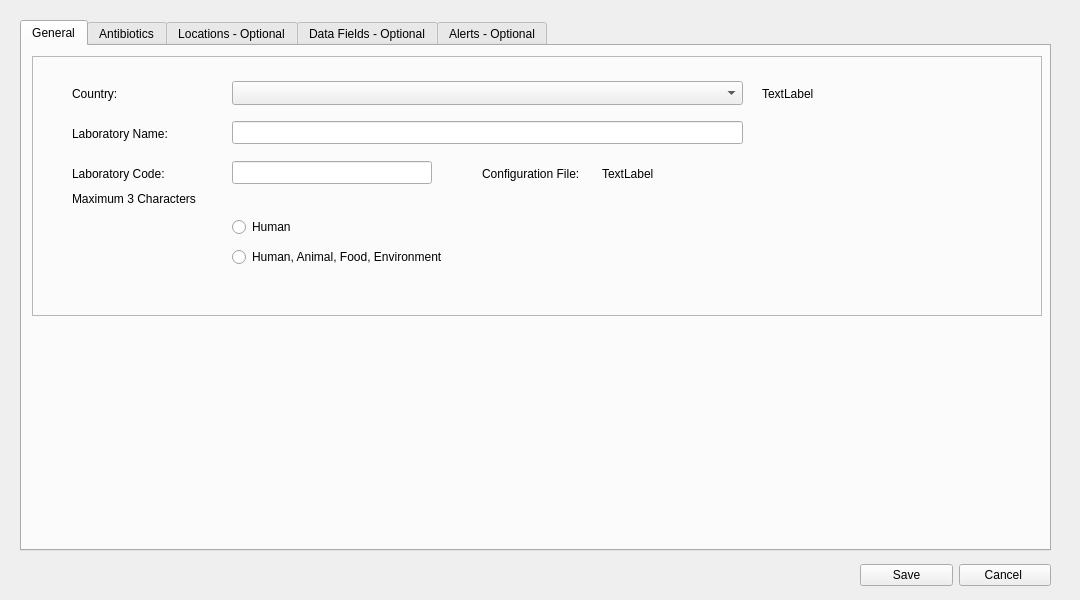
<?xml version="1.0" encoding="UTF-8"?>
<ui version="4.0">
 <class>Dialog</class>
 <widget class="QDialog" name="Dialog">
  <property name="geometry">
   <rect>
    <x>0</x>
    <y>0</y>
    <width>1080</width>
    <height>600</height>
   </rect>
  </property>
  <property name="windowTitle">
   <string>Dialog</string>
  </property>
  <widget class="QTabWidget" name="tabWidget">
   <property name="geometry">
    <rect>
     <x>20</x>
     <y>20</y>
     <width>1031</width>
     <height>531</height>
    </rect>
   </property>
   <property name="currentIndex">
    <number>0</number>
   </property>
   <widget class="QWidget" name="General">
    <attribute name="title">
     <string>General</string>
    </attribute>
    <widget class="QFrame" name="frame">
     <property name="geometry">
      <rect>
       <x>10</x>
       <y>10</y>
       <width>1010</width>
       <height>260</height>
      </rect>
     </property>
     <property name="frameShape">
      <enum>QFrame::StyledPanel</enum>
     </property>
     <property name="frameShadow">
      <enum>QFrame::Raised</enum>
     </property>
     <widget class="QLabel" name="label">
      <property name="geometry">
       <rect>
        <x>40</x>
        <y>30</y>
        <width>56</width>
        <height>16</height>
       </rect>
      </property>
      <property name="text">
       <string>Country:</string>
      </property>
     </widget>
     <widget class="QLabel" name="label_2">
      <property name="geometry">
       <rect>
        <x>40</x>
        <y>70</y>
        <width>121</width>
        <height>16</height>
       </rect>
      </property>
      <property name="text">
       <string>Laboratory Name:</string>
      </property>
     </widget>
     <widget class="QLabel" name="label_3">
      <property name="geometry">
       <rect>
        <x>40</x>
        <y>110</y>
        <width>111</width>
        <height>16</height>
       </rect>
      </property>
      <property name="text">
       <string>Laboratory Code:</string>
      </property>
     </widget>
     <widget class="QLabel" name="label_4">
      <property name="geometry">
       <rect>
        <x>40</x>
        <y>135</y>
        <width>141</width>
        <height>16</height>
       </rect>
      </property>
      <property name="text">
       <string>Maximum 3 Characters</string>
      </property>
     </widget>
     <widget class="QLabel" name="label_5">
      <property name="geometry">
       <rect>
        <x>450</x>
        <y>110</y>
        <width>131</width>
        <height>16</height>
       </rect>
      </property>
      <property name="text">
       <string>Configuration File:</string>
      </property>
     </widget>
     <widget class="QLabel" name="general_configfile_name">
      <property name="geometry">
       <rect>
        <x>570</x>
        <y>110</y>
        <width>161</width>
        <height>16</height>
       </rect>
      </property>
      <property name="text">
       <string>TextLabel</string>
      </property>
     </widget>
     <widget class="QRadioButton" name="general_human_radio">
      <property name="geometry">
       <rect>
        <x>200</x>
        <y>160</y>
        <width>99</width>
        <height>22</height>
       </rect>
      </property>
      <property name="text">
       <string>Human</string>
      </property>
     </widget>
     <widget class="QRadioButton" name="general_combined_radio">
      <property name="geometry">
       <rect>
        <x>200</x>
        <y>190</y>
        <width>231</width>
        <height>22</height>
       </rect>
      </property>
      <property name="text">
       <string>Human, Animal, Food, Environment</string>
      </property>
     </widget>
     <widget class="QComboBox" name="general_country_combobox">
      <property name="geometry">
       <rect>
        <x>200</x>
        <y>25</y>
        <width>511</width>
        <height>24</height>
       </rect>
      </property>
     </widget>
     <widget class="QLineEdit" name="general_labname_lineedit">
      <property name="geometry">
       <rect>
        <x>200</x>
        <y>65</y>
        <width>511</width>
        <height>23</height>
       </rect>
      </property>
     </widget>
     <widget class="QLineEdit" name="general_labcode_lineedit">
      <property name="geometry">
       <rect>
        <x>200</x>
        <y>105</y>
        <width>200</width>
        <height>23</height>
       </rect>
      </property>
     </widget>
     <widget class="QLabel" name="general_country_code">
      <property name="geometry">
       <rect>
        <x>730</x>
        <y>30</y>
        <width>56</width>
        <height>16</height>
       </rect>
      </property>
      <property name="text">
       <string>TextLabel</string>
      </property>
     </widget>
    </widget>
   </widget>
   <widget class="QWidget" name="Antibiotics">
    <attribute name="title">
     <string>Antibiotics</string>
    </attribute>
    <widget class="QGroupBox" name="groupBox">
     <property name="geometry">
      <rect>
       <x>20</x>
       <y>120</y>
       <width>490</width>
       <height>331</height>
      </rect>
     </property>
     <property name="title">
      <string>Antibiotic list</string>
     </property>
     <widget class="QLabel" name="label_11">
      <property name="geometry">
       <rect>
        <x>10</x>
        <y>35</y>
        <width>81</width>
        <height>16</height>
       </rect>
      </property>
      <property name="text">
       <string>Guidelines: </string>
      </property>
     </widget>
     <widget class="QComboBox" name="antibiotic_guidelines_combobox">
      <property name="geometry">
       <rect>
        <x>110</x>
        <y>30</y>
        <width>371</width>
        <height>24</height>
       </rect>
      </property>
     </widget>
     <widget class="QLabel" name="label_12">
      <property name="geometry">
       <rect>
        <x>10</x>
        <y>75</y>
        <width>81</width>
        <height>16</height>
       </rect>
      </property>
      <property name="text">
       <string>Test Method</string>
      </property>
     </widget>
     <widget class="QRadioButton" name="antibiotics_disk_radio">
      <property name="geometry">
       <rect>
        <x>110</x>
        <y>70</y>
        <width>99</width>
        <height>22</height>
       </rect>
      </property>
      <property name="text">
       <string>Disk</string>
      </property>
     </widget>
     <widget class="QRadioButton" name="antibiotics_mic_radio">
      <property name="geometry">
       <rect>
        <x>230</x>
        <y>70</y>
        <width>99</width>
        <height>22</height>
       </rect>
      </property>
      <property name="text">
       <string>MIC</string>
      </property>
     </widget>
     <widget class="QRadioButton" name="antibiotics_etest_radio">
      <property name="geometry">
       <rect>
        <x>360</x>
        <y>70</y>
        <width>99</width>
        <height>22</height>
       </rect>
      </property>
      <property name="text">
       <string>Etest</string>
      </property>
     </widget>
     <widget class="QListWidget" name="antibiotic_list">
      <property name="geometry">
       <rect>
        <x>10</x>
        <y>101</y>
        <width>471</width>
        <height>181</height>
       </rect>
      </property>
     </widget>
     <widget class="QLabel" name="label_13">
      <property name="geometry">
       <rect>
        <x>10</x>
        <y>298</y>
        <width>56</width>
        <height>16</height>
       </rect>
      </property>
      <property name="text">
       <string>Search</string>
      </property>
     </widget>
     <widget class="QLineEdit" name="antibiotics_search">
      <property name="geometry">
       <rect>
        <x>80</x>
        <y>295</y>
        <width>401</width>
        <height>23</height>
       </rect>
      </property>
     </widget>
    </widget>
    <widget class="QPushButton" name="antibiotics_add_button">
     <property name="geometry">
      <rect>
       <x>520</x>
       <y>240</y>
       <width>80</width>
       <height>24</height>
      </rect>
     </property>
     <property name="text">
      <string>-&gt;</string>
     </property>
    </widget>
    <widget class="QPushButton" name="antibiotics_remove_button">
     <property name="geometry">
      <rect>
       <x>520</x>
       <y>320</y>
       <width>80</width>
       <height>24</height>
      </rect>
     </property>
     <property name="text">
      <string>&lt;-</string>
     </property>
    </widget>
    <widget class="QGroupBox" name="groupBox_2">
     <property name="geometry">
      <rect>
       <x>610</x>
       <y>120</y>
       <width>391</width>
       <height>331</height>
      </rect>
     </property>
     <property name="title">
      <string>Local Antibiotic List</string>
     </property>
     <widget class="QListWidget" name="antibiotic_local_list">
      <property name="geometry">
       <rect>
        <x>10</x>
        <y>100</y>
        <width>371</width>
        <height>181</height>
       </rect>
      </property>
     </widget>
     <widget class="QLabel" name="label_14">
      <property name="geometry">
       <rect>
        <x>10</x>
        <y>300</y>
        <width>141</width>
        <height>16</height>
       </rect>
      </property>
      <property name="text">
       <string>Number of antibiotics =</string>
      </property>
     </widget>
     <widget class="QLabel" name="num_antibiotics">
      <property name="geometry">
       <rect>
        <x>160</x>
        <y>300</y>
        <width>51</width>
        <height>16</height>
       </rect>
      </property>
      <property name="text">
       <string>0</string>
      </property>
     </widget>
     <widget class="QLabel" name="antibiotics_full_name">
      <property name="geometry">
       <rect>
        <x>10</x>
        <y>70</y>
        <width>311</width>
        <height>16</height>
       </rect>
      </property>
      <property name="text">
       <string>TextLabel</string>
      </property>
     </widget>
    </widget>
    <widget class="QWidget" name="layoutWidget">
     <property name="geometry">
      <rect>
       <x>20</x>
       <y>20</y>
       <width>495</width>
       <height>84</height>
      </rect>
     </property>
     <layout class="QVBoxLayout" name="verticalLayout">
      <item>
       <widget class="QLabel" name="label_7">
        <property name="text">
         <string>1. Choose the antibiotics which you test in your laboratory.</string>
        </property>
       </widget>
      </item>
      <item>
       <widget class="QLabel" name="label_8">
        <property name="text">
         <string>2. Indicate the guidelines, the test method, and the antibiotics name.</string>
        </property>
       </widget>
      </item>
      <item>
       <widget class="QLabel" name="label_9">
        <property name="text">
         <string>3. Print and review the antibiotic breakpoints.</string>
        </property>
       </widget>
      </item>
      <item>
       <widget class="QLabel" name="label_10">
        <property name="text">
         <string>4. Define antibiotic panels (for data entry) and antibiotic profiles (for data analysis).</string>
        </property>
       </widget>
      </item>
     </layout>
    </widget>
    <widget class="QWidget" name="layoutWidget">
     <property name="geometry">
      <rect>
       <x>30</x>
       <y>460</y>
       <width>971</width>
       <height>26</height>
      </rect>
     </property>
     <layout class="QHBoxLayout" name="horizontalLayout_3">
      <item>
       <widget class="QPushButton" name="antibiotics_breakpoint_button">
        <property name="text">
         <string>Breakpoints</string>
        </property>
       </widget>
      </item>
      <item>
       <widget class="QPushButton" name="antibiotics_expertrules_button">
        <property name="text">
         <string>Expert Rules</string>
        </property>
       </widget>
      </item>
      <item>
       <widget class="QPushButton" name="antibiotics_panels_button">
        <property name="text">
         <string>Panels</string>
        </property>
       </widget>
      </item>
      <item>
       <widget class="QPushButton" name="antibiotics_profiles_button">
        <property name="text">
         <string>Profiles</string>
        </property>
       </widget>
      </item>
      <item>
       <widget class="QPushButton" name="antibiotics_print_button">
        <property name="text">
         <string>Print</string>
        </property>
       </widget>
      </item>
     </layout>
    </widget>
   </widget>
   <widget class="QWidget" name="Locations">
    <attribute name="title">
     <string>Locations - Optional</string>
    </attribute>
    <widget class="QLabel" name="label_16">
     <property name="geometry">
      <rect>
       <x>10</x>
       <y>10</y>
       <width>841</width>
       <height>16</height>
      </rect>
     </property>
     <property name="text">
      <string>The lists on the right will change the selected rows's value when clicked.</string>
     </property>
    </widget>
    <widget class="QTableWidget" name="location_table_list">
     <property name="geometry">
      <rect>
       <x>10</x>
       <y>40</y>
       <width>761</width>
       <height>451</height>
      </rect>
     </property>
    </widget>
    <widget class="QGroupBox" name="groupBox_3">
     <property name="geometry">
      <rect>
       <x>790</x>
       <y>20</y>
       <width>221</width>
       <height>151</height>
      </rect>
     </property>
     <property name="title">
      <string>Institutions</string>
     </property>
     <widget class="QPushButton" name="location_institutions_edit_button">
      <property name="geometry">
       <rect>
        <x>160</x>
        <y>25</y>
        <width>50</width>
        <height>18</height>
       </rect>
      </property>
      <property name="font">
       <font>
        <pointsize>8</pointsize>
       </font>
      </property>
      <property name="text">
       <string>Edit</string>
      </property>
     </widget>
     <widget class="QListWidget" name="listWidget_5">
      <property name="geometry">
       <rect>
        <x>10</x>
        <y>50</y>
        <width>201</width>
        <height>91</height>
       </rect>
      </property>
     </widget>
    </widget>
    <widget class="QGroupBox" name="groupBox_4">
     <property name="geometry">
      <rect>
       <x>790</x>
       <y>180</y>
       <width>221</width>
       <height>151</height>
      </rect>
     </property>
     <property name="title">
      <string>Departments</string>
     </property>
     <widget class="QPushButton" name="location_departments_edit_button">
      <property name="geometry">
       <rect>
        <x>160</x>
        <y>25</y>
        <width>50</width>
        <height>18</height>
       </rect>
      </property>
      <property name="font">
       <font>
        <pointsize>8</pointsize>
       </font>
      </property>
      <property name="text">
       <string>Edit</string>
      </property>
     </widget>
     <widget class="QListWidget" name="listWidget_4">
      <property name="geometry">
       <rect>
        <x>10</x>
        <y>50</y>
        <width>201</width>
        <height>91</height>
       </rect>
      </property>
     </widget>
    </widget>
    <widget class="QGroupBox" name="groupBox_5">
     <property name="geometry">
      <rect>
       <x>790</x>
       <y>340</y>
       <width>221</width>
       <height>151</height>
      </rect>
     </property>
     <property name="title">
      <string>Location type</string>
     </property>
     <widget class="QPushButton" name="location_type_edit_button">
      <property name="geometry">
       <rect>
        <x>160</x>
        <y>25</y>
        <width>50</width>
        <height>18</height>
       </rect>
      </property>
      <property name="font">
       <font>
        <pointsize>8</pointsize>
       </font>
      </property>
      <property name="text">
       <string>Edit</string>
      </property>
     </widget>
     <widget class="QListWidget" name="listWidget_3">
      <property name="geometry">
       <rect>
        <x>10</x>
        <y>50</y>
        <width>201</width>
        <height>91</height>
       </rect>
      </property>
     </widget>
    </widget>
   </widget>
   <widget class="QWidget" name="DataFields">
    <attribute name="title">
     <string>Data Fields - Optional</string>
    </attribute>
    <widget class="QGroupBox" name="groupBox_6">
     <property name="geometry">
      <rect>
       <x>20</x>
       <y>90</y>
       <width>481</width>
       <height>351</height>
      </rect>
     </property>
     <property name="title">
      <string>Fields</string>
     </property>
     <widget class="QListWidget" name="data_fields_list">
      <property name="geometry">
       <rect>
        <x>10</x>
        <y>30</y>
        <width>251</width>
        <height>271</height>
       </rect>
      </property>
     </widget>
     <widget class="QPushButton" name="data_fields_modify_button">
      <property name="geometry">
       <rect>
        <x>280</x>
        <y>30</y>
        <width>181</width>
        <height>24</height>
       </rect>
      </property>
      <property name="text">
       <string>Modify List</string>
      </property>
     </widget>
     <widget class="QLabel" name="label_20">
      <property name="geometry">
       <rect>
        <x>10</x>
        <y>320</y>
        <width>121</width>
        <height>16</height>
       </rect>
      </property>
      <property name="text">
       <string>Number  of Fields =</string>
      </property>
     </widget>
     <widget class="QLabel" name="num_data_fields">
      <property name="geometry">
       <rect>
        <x>130</x>
        <y>320</y>
        <width>56</width>
        <height>16</height>
       </rect>
      </property>
      <property name="text">
       <string>0</string>
      </property>
     </widget>
    </widget>
    <widget class="QGroupBox" name="groupBox_7">
     <property name="geometry">
      <rect>
       <x>520</x>
       <y>90</y>
       <width>481</width>
       <height>351</height>
      </rect>
     </property>
     <property name="title">
      <string>Field Summary</string>
     </property>
     <widget class="QWidget" name="layoutWidget">
      <property name="geometry">
       <rect>
        <x>10</x>
        <y>30</y>
        <width>91</width>
        <height>101</height>
       </rect>
      </property>
      <layout class="QVBoxLayout" name="verticalLayout_3">
       <item>
        <widget class="QLabel" name="label_22">
         <property name="text">
          <string>Description</string>
         </property>
        </widget>
       </item>
       <item>
        <widget class="QLabel" name="label_23">
         <property name="text">
          <string>Name</string>
         </property>
        </widget>
       </item>
       <item>
        <widget class="QLabel" name="label_24">
         <property name="text">
          <string>Type</string>
         </property>
        </widget>
       </item>
       <item>
        <widget class="QLabel" name="label_25">
         <property name="text">
          <string>Length</string>
         </property>
        </widget>
       </item>
      </layout>
     </widget>
     <widget class="QWidget" name="layoutWidget">
      <property name="geometry">
       <rect>
        <x>120</x>
        <y>30</y>
        <width>111</width>
        <height>101</height>
       </rect>
      </property>
      <layout class="QVBoxLayout" name="verticalLayout_4">
       <item>
        <widget class="QLabel" name="data_fields_description">
         <property name="text">
          <string>TextLabel</string>
         </property>
        </widget>
       </item>
       <item>
        <widget class="QLabel" name="data_fields_name">
         <property name="text">
          <string>TextLabel</string>
         </property>
        </widget>
       </item>
       <item>
        <widget class="QLabel" name="data_fields_type">
         <property name="text">
          <string>TextLabel</string>
         </property>
        </widget>
       </item>
       <item>
        <widget class="QSpinBox" name="data_fields_len_spinbox">
         <property name="maximumSize">
          <size>
           <width>51</width>
           <height>24</height>
          </size>
         </property>
        </widget>
       </item>
      </layout>
     </widget>
    </widget>
    <widget class="QWidget" name="layoutWidget">
     <property name="geometry">
      <rect>
       <x>20</x>
       <y>10</y>
       <width>322</width>
       <height>62</height>
      </rect>
     </property>
     <layout class="QVBoxLayout" name="verticalLayout_2">
      <item>
       <widget class="QLabel" name="label_17">
        <property name="text">
         <string>Your data fields appear below.</string>
        </property>
       </widget>
      </item>
      <item>
       <widget class="QLabel" name="label_18">
        <property name="text">
         <string>Make any necessary changes.</string>
        </property>
       </widget>
      </item>
      <item>
       <widget class="QLabel" name="label_19">
        <property name="text">
         <string>If you want to add or remove fields, select 'Modify list'.</string>
        </property>
       </widget>
      </item>
     </layout>
    </widget>
   </widget>
   <widget class="QWidget" name="Alerts">
    <attribute name="title">
     <string>Alerts - Optional</string>
    </attribute>
    <widget class="QFrame" name="frame_2">
     <property name="geometry">
      <rect>
       <x>20</x>
       <y>20</y>
       <width>991</width>
       <height>241</height>
      </rect>
     </property>
     <property name="frameShape">
      <enum>QFrame::StyledPanel</enum>
     </property>
     <property name="frameShadow">
      <enum>QFrame::Raised</enum>
     </property>
     <widget class="QTableWidget" name="alerts_table_view">
      <property name="geometry">
       <rect>
        <x>10</x>
        <y>41</y>
        <width>971</width>
        <height>191</height>
       </rect>
      </property>
     </widget>
     <widget class="QWidget" name="layoutWidget">
      <property name="geometry">
       <rect>
        <x>10</x>
        <y>10</y>
        <width>671</width>
        <height>26</height>
       </rect>
      </property>
      <layout class="QHBoxLayout" name="horizontalLayout_4">
       <item>
        <widget class="QPushButton" name="alerts_new_button">
         <property name="text">
          <string>New</string>
         </property>
        </widget>
       </item>
       <item>
        <widget class="QPushButton" name="alerts_edit_button">
         <property name="text">
          <string>Edit</string>
         </property>
        </widget>
       </item>
       <item>
        <widget class="QPushButton" name="alerts_delete_button">
         <property name="text">
          <string>Delete</string>
         </property>
        </widget>
       </item>
       <item>
        <widget class="QComboBox" name="alerts_sort_combobox">
         <property name="minimumSize">
          <size>
           <width>301</width>
           <height>24</height>
          </size>
         </property>
        </widget>
       </item>
      </layout>
     </widget>
    </widget>
    <widget class="QGroupBox" name="alerts_group">
     <property name="geometry">
      <rect>
       <x>20</x>
       <y>270</y>
       <width>991</width>
       <height>211</height>
      </rect>
     </property>
     <property name="title">
      <string>Organism</string>
     </property>
     <property name="flat">
      <bool>false</bool>
     </property>
     <widget class="QLabel" name="alerts_description">
      <property name="geometry">
       <rect>
        <x>20</x>
        <y>30</y>
        <width>311</width>
        <height>16</height>
       </rect>
      </property>
      <property name="text">
       <string>Alert</string>
      </property>
     </widget>
     <widget class="QCheckBox" name="checkBox">
      <property name="geometry">
       <rect>
        <x>480</x>
        <y>30</y>
        <width>111</width>
        <height>22</height>
       </rect>
      </property>
      <property name="text">
       <string>Active Rule</string>
      </property>
     </widget>
     <widget class="QListView" name="alerts_organism_listview">
      <property name="geometry">
       <rect>
        <x>90</x>
        <y>70</y>
        <width>391</width>
        <height>51</height>
       </rect>
      </property>
     </widget>
     <widget class="QLabel" name="label_30">
      <property name="geometry">
       <rect>
        <x>20</x>
        <y>70</y>
        <width>56</width>
        <height>16</height>
       </rect>
      </property>
      <property name="text">
       <string>Organisms</string>
      </property>
     </widget>
     <widget class="QLabel" name="label_31">
      <property name="geometry">
       <rect>
        <x>20</x>
        <y>130</y>
        <width>56</width>
        <height>16</height>
       </rect>
      </property>
      <property name="text">
       <string>Isolates</string>
      </property>
     </widget>
     <widget class="QListView" name="alerts_isolates_listview">
      <property name="geometry">
       <rect>
        <x>90</x>
        <y>130</y>
        <width>391</width>
        <height>71</height>
       </rect>
      </property>
     </widget>
     <widget class="QLabel" name="label_32">
      <property name="geometry">
       <rect>
        <x>510</x>
        <y>70</y>
        <width>56</width>
        <height>16</height>
       </rect>
      </property>
      <property name="text">
       <string>Alerts</string>
      </property>
     </widget>
     <widget class="QLabel" name="label_33">
      <property name="geometry">
       <rect>
        <x>510</x>
        <y>130</y>
        <width>56</width>
        <height>16</height>
       </rect>
      </property>
      <property name="text">
       <string>Messages</string>
      </property>
     </widget>
     <widget class="QListView" name="alerts_alerts_listview">
      <property name="geometry">
       <rect>
        <x>580</x>
        <y>70</y>
        <width>391</width>
        <height>51</height>
       </rect>
      </property>
     </widget>
     <widget class="QListView" name="alerts_messages_listview">
      <property name="geometry">
       <rect>
        <x>580</x>
        <y>130</y>
        <width>391</width>
        <height>71</height>
       </rect>
      </property>
     </widget>
     <widget class="QLabel" name="label_34">
      <property name="geometry">
       <rect>
        <x>600</x>
        <y>30</y>
        <width>161</width>
        <height>16</height>
       </rect>
      </property>
      <property name="text">
       <string>Priority</string>
      </property>
     </widget>
    </widget>
   </widget>
  </widget>
  <widget class="QWidget" name="layoutWidget">
   <property name="geometry">
    <rect>
     <x>860</x>
     <y>560</y>
     <width>191</width>
     <height>31</height>
    </rect>
   </property>
   <layout class="QHBoxLayout" name="horizontalLayout">
    <item>
     <widget class="QPushButton" name="save_button">
      <property name="text">
       <string>Save</string>
      </property>
     </widget>
    </item>
    <item>
     <widget class="QPushButton" name="cancel_button">
      <property name="text">
       <string>Cancel </string>
      </property>
     </widget>
    </item>
   </layout>
  </widget>
 </widget>
 <resources/>
 <connections/>
</ui>
